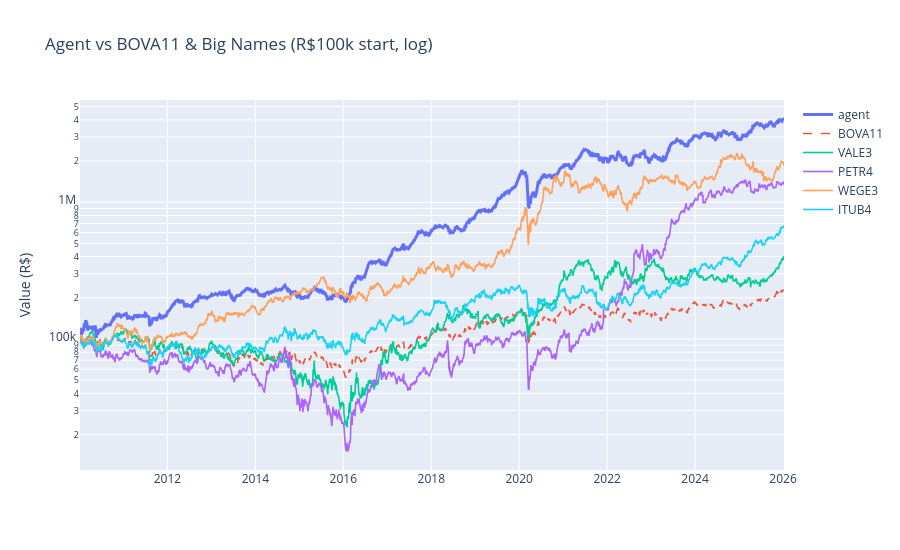

The notebook cell this image was saved under:
### Markdown cell above
## 1. Agent vs BOVA11 & Individual Stocks

Log scale, all starting at R$100k. BOVA11 is the passive-index baseline; the four stocks are single-name buy-and-hold. (PETR4's raw run-up is dividend-driven — adj_close reinvests them.)

### Code cell
series = {'agent': pd.Series(agent.values, index=dates)}
for t in ['BOVA11', 'VALE3', 'PETR4', 'WEGE3', 'ITUB4']:
    c = price_curve(t)
    if c is not None:
        series[t] = c

curves = pd.DataFrame(series)

fig = go.Figure()
for col in curves.columns:
    fig.add_trace(go.Scatter(
        x=curves.index, y=curves[col], name=col,
        line=dict(width=3 if col == 'agent' else 1.6,
                  dash='dash' if col == 'BOVA11' else None)))
fig.update_layout(title='Agent vs BOVA11 & Big Names (R$100k start, log)',
                  yaxis_type='log', yaxis_title='Value (R$)', height=550)
fig.show()

print((curves.iloc[-1] / INITIAL_CAPITAL - 1).sort_values(ascending=False)
      .map('{:+.1%}'.format).to_string())

### Figure 1 — Plotly figure (JSON) as saved in the notebook; plotly's stock layout.template omitted (floating-point values rounded to 4 significant figures; data arrays with more than 128 entries replaced by an {"elided": "..."} marker saying what was removed)
{"data": [{"line": {"width": 3}, "name": "agent", "type": "scatter", "x": {"elided": "3965 str values"}, "y": {"elided": "3965 float values"}}, {"line": {"dash": "dash", "width": 1.6}, "name": "BOVA11", "type": "scatter", "x": {"elided": "3965 str values"}, "y": {"elided": "3965 float values"}}, {"line": {"width": 1.6}, "name": "VALE3", "type": "scatter", "x": {"elided": "3965 str values"}, "y": {"elided": "3965 float values"}}, {"line": {"width": 1.6}, "name": "PETR4", "type": "scatter", "x": {"elided": "3965 str values"}, "y": {"elided": "3965 float values"}}, {"line": {"width": 1.6}, "name": "WEGE3", "type": "scatter", "x": {"elided": "3965 str values"}, "y": {"elided": "3965 float values"}}, {"line": {"width": 1.6}, "name": "ITUB4", "type": "scatter", "x": {"elided": "3965 str values"}, "y": {"elided": "3965 float values"}}], "layout": {"height": 550, "title": {"text": "Agent vs BOVA11 & Big Names (R$100k start, log)"}, "yaxis": {"title": {"text": "Value (R$)"}, "type": "log"}}}
